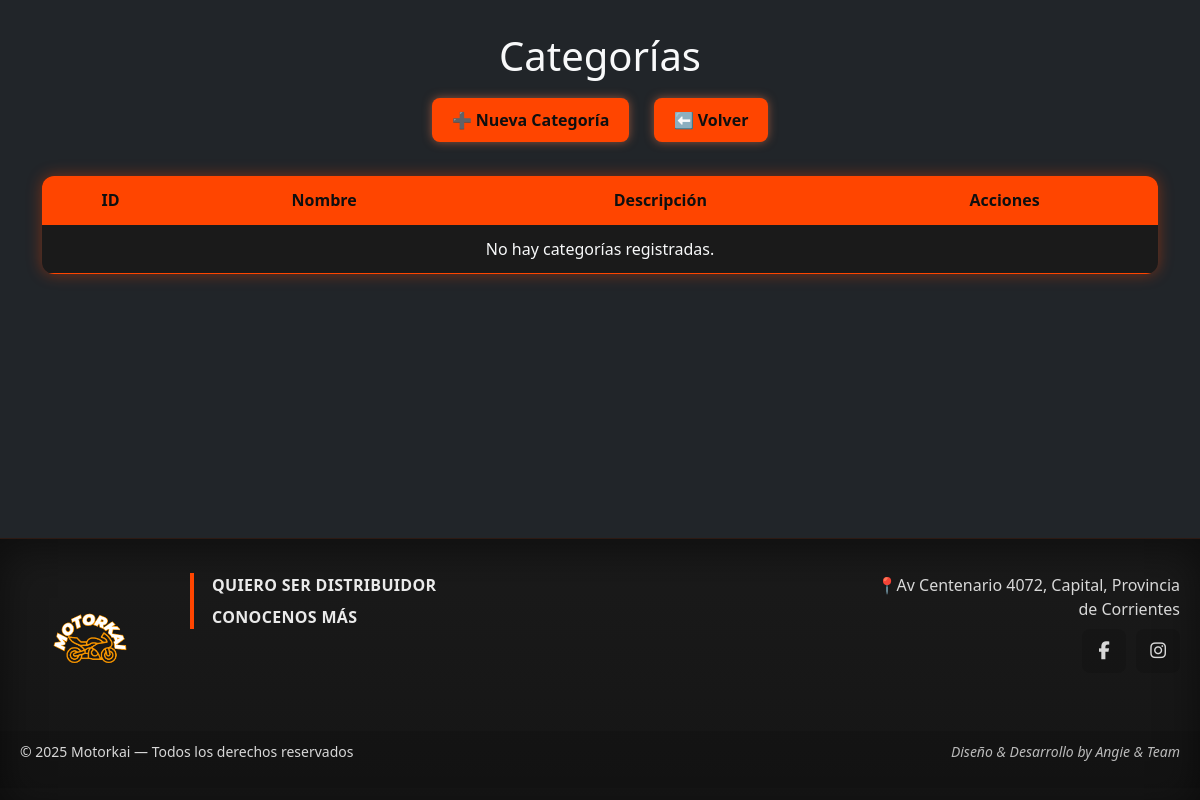
The page /categories/list.php on the database as committed earlier.
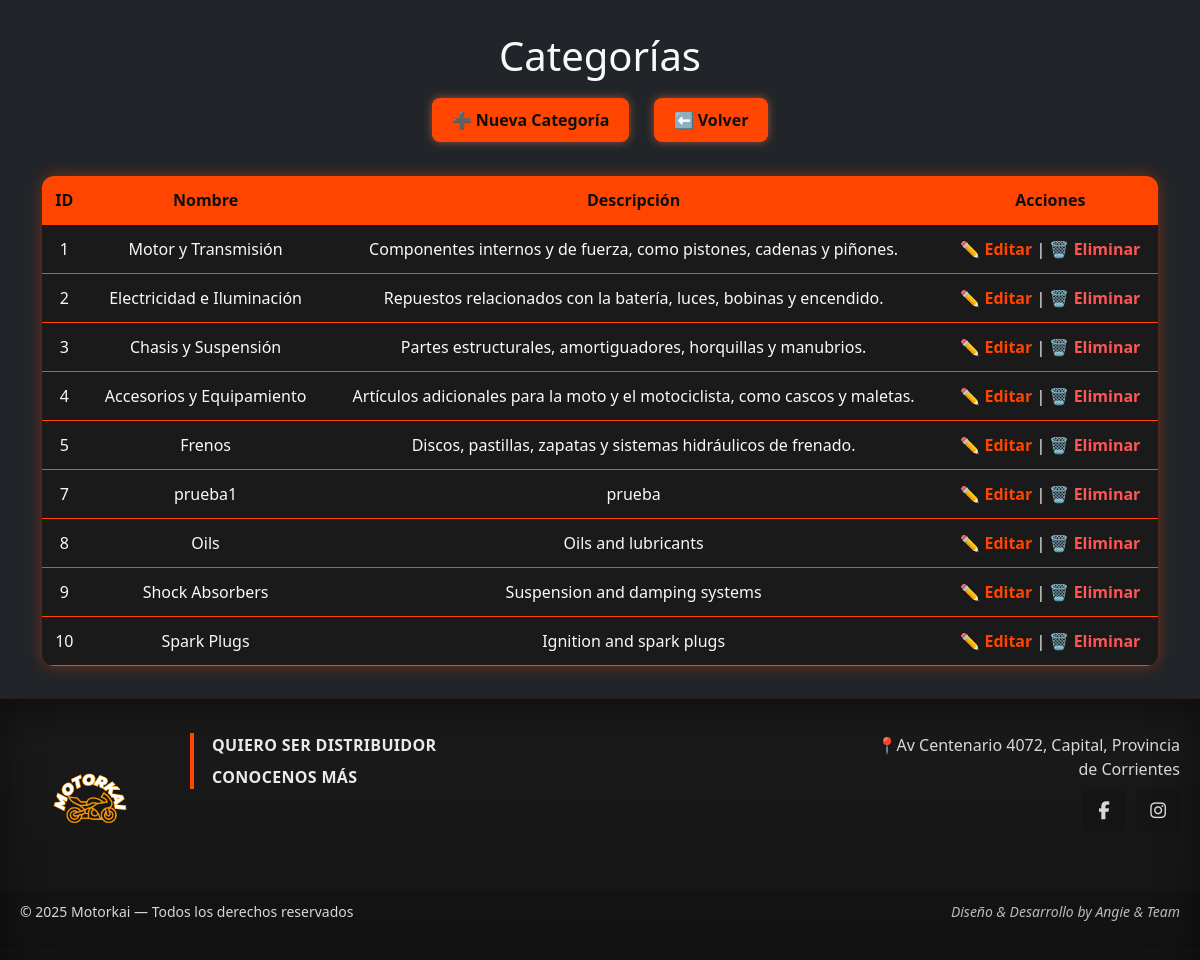
The same page on the database as committed later.
### tables this page shows
CREATE TABLE `categories` (
  `id` int(11) NOT NULL,
  `name` varchar(100) NOT NULL,
  `description` text DEFAULT NULL,
  `visible` tinyint(1) DEFAULT 1,
  `created_at` timestamp NULL DEFAULT current_timestamp() COMMENT 'Añadido para conservar la fecha de creación del volcado'
);

### categories/list.php (the view, shortened to what this page needs)
<?php
require_once "../config/db.php";
try {
    $stmt = $pdo->query("SELECT * FROM categories ORDER BY id ASC");
    $categories = $stmt->fetchAll(PDO::FETCH_ASSOC);
} catch (PDOException $e) {
    die("Error al obtener categorías: " . $e->getMessage());
}
?>
<!DOCTYPE html>
<html lang="es">
<head>
    <link rel="stylesheet" href="../assets/style.css">
    <?php include '../includes/header.php'; ?>
</head>
<body class="bg-dark text-light">
    <div class="container">
        <h1>Categorías</h1>
        <div class="botones-superiores">
            <a href="create.php" class="btn-nueva">➕ Nueva Categoría</a>
            <a href="/Motorkai_final/dashboard/dashboard.php" class="btn-volver">⬅️ Volver</a>
        </div>
        <table class="tabla-categorias">
            <thead>
                <tr>
                    <th>ID</th>
                    <th>Nombre</th>
                    <th>Descripción</th>
                    <th>Acciones</th>
                </tr>
            </thead>
            <tbody>
                <?php if (!empty($categories)): ?>
                    <?php foreach ($categories as $cat): ?>
                        <tr>
                            <td><?= htmlspecialchars($cat['id']) ?></td>
                            <td><?= htmlspecialchars($cat['name']) ?></td>
                            <td><?= htmlspecialchars($cat['description']) ?></td>
                            <td>
                                <a href="edit.php?id=<?= $cat['id'] ?>" class="btn-editar">✏️ Editar</a> |
                                <a href="delete.php?id=<?= $cat['id'] ?>" class="btn-eliminar" onclick="return confirm('¿Seguro que querés eliminar esta categoría?');">🗑️ Eliminar</a>
                            </td>
                        </tr>
                    <?php endforeach; ?>
                <?php else: ?>
                    <tr>
                        <td colspan="4" class="text-center">No hay categorías registradas.</td>
                    </tr>
                <?php endif; ?>
            </tbody>
        </table>
    </div>
    <?php include("../includes/footer.php"); ?>
</body>
</html>

Rows that differ between the two databases and show on the page:
added categories: id "1", name "Motor y Transmisión", description "Componentes internos y de fuerza, como pistones, cadenas y piñones."
added categories: id "2", name "Electricidad e Iluminación", description "Repuestos relacionados con la batería, luces, bobinas y encendido."
added categories: id "3", name "Chasis y Suspensión", description "Partes estructurales, amortiguadores, horquillas y manubrios."
added categories: id "4", name "Accesorios y Equipamiento", description "Artículos adicionales para la moto y el motociclista, como cascos y maletas."
added categories: id "5", name "Frenos", description "Discos, pastillas, zapatas y sistemas hidráulicos de frenado."
added categories: id "7", name "prueba1", description "prueba"
added categories: id "8", name "Oils", description "Oils and lubricants"
added categories: id "9", name "Shock Absorbers", description "Suspension and damping systems"
added categories: id "10", name "Spark Plugs", description "Ignition and spark plugs"
Other text that changed with them:
text no longer shown: "No hay categorías registradas."
